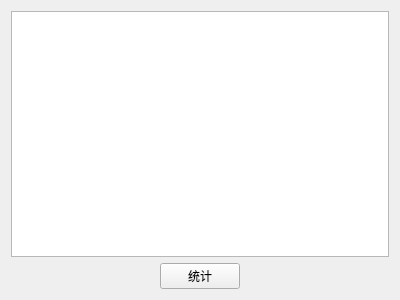
<?xml version="1.0" encoding="UTF-8"?>
<ui version="4.0">
 <class>Form</class>
 <widget class="QWidget" name="Form">
  <property name="geometry">
   <rect>
    <x>0</x>
    <y>0</y>
    <width>400</width>
    <height>300</height>
   </rect>
  </property>
  <property name="windowTitle">
   <string>统计薪资</string>
  </property>
  <layout class="QVBoxLayout" name="verticalLayout">
   <item>
    <layout class="QHBoxLayout" name="row1_input">
     <item>
      <widget class="QPlainTextEdit" name="xinzi"/>
     </item>
    </layout>
   </item>
   <item>
    <layout class="QHBoxLayout" name="row2_stats">
     <item>
      <widget class="QPushButton" name="tonji">
       <property name="sizePolicy">
        <sizepolicy hsizetype="Fixed" vsizetype="Fixed">
         <horstretch>0</horstretch>
         <verstretch>0</verstretch>
        </sizepolicy>
       </property>
       <property name="text">
        <string>统计</string>
       </property>
      </widget>
     </item>
    </layout>
   </item>
  </layout>
 </widget>
 <resources/>
 <connections/>
</ui>
